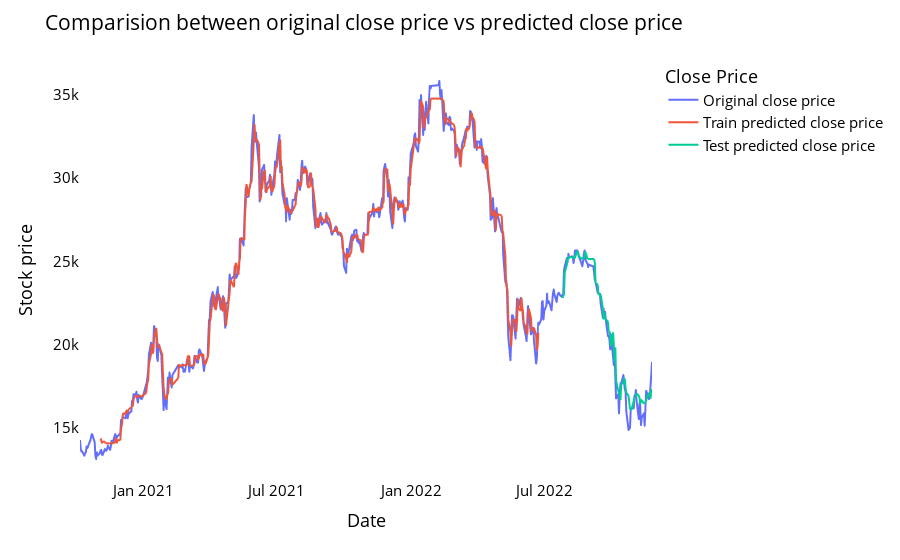

Here is the notebook cell this chart was saved with:
### Code cell
# shift train predictions for plotting

look_back=time_step
trainPredictPlot = np.empty_like(closedf)
trainPredictPlot[:, :] = np.nan
trainPredictPlot[look_back:len(OP_train_predict)+look_back, :] = OP_train_predict
print("Train predicted data: ", trainPredictPlot.shape)

# shift test predictions for plotting
testPredictPlot = np.empty_like(closedf)
testPredictPlot[:, :] = np.nan
testPredictPlot[len(OP_train_predict)+(look_back*2)+1:len(closedf)-1, :] = OP_test_predict
print("Test predicted data: ", testPredictPlot.shape)

names = cycle(['Original close price','Train predicted close price','Test predicted close price'])


plotdf = pd.DataFrame({'date': close_stock['date'],
                       'original_close': close_stock['close'],
                      'train_predicted_close': trainPredictPlot.reshape(1,-1)[0].tolist(),
                      'test_predicted_close': testPredictPlot.reshape(1,-1)[0].tolist()})

fig = px.line(plotdf,x=plotdf['date'], y=[plotdf['original_close'],plotdf['train_predicted_close'],
                                          plotdf['test_predicted_close']],
              labels={'value':'Stock price','date': 'Date'})
fig.update_layout(title_text='Comparision between original close price vs predicted close price',
                  plot_bgcolor='white', font_size=15, font_color='black', legend_title_text='Close Price')
fig.for_each_trace(lambda t:  t.update(name = next(names)))

fig.update_xaxes(showgrid=False)
fig.update_yaxes(showgrid=False)
fig.show()

### Figure 1 — Plotly figure (JSON) as saved in the notebook; plotly's stock layout.template omitted (floating-point values rounded to 4 significant figures; data arrays with more than 128 entries replaced by an {"elided": "..."} marker saying what was removed)
{"data": [{"hovertemplate": "variable=original_close<br>Date=%{x}<br>Stock price=%{y}<extra></extra>", "legendgroup": "original_close", "line": {"color": "#636efa", "dash": "solid"}, "marker": {"symbol": "circle"}, "mode": "lines", "name": "Original close price", "showlegend": true, "type": "scattergl", "x": {"elided": "537 str values"}, "xaxis": "x", "y": {"elided": "537 int values"}, "yaxis": "y"}, {"hovertemplate": "variable=train_predicted_close<br>Date=%{x}<br>Stock price=%{y}<extra></extra>", "legendgroup": "train_predicted_close", "line": {"color": "#EF553B", "dash": "solid"}, "marker": {"symbol": "circle"}, "mode": "lines", "name": "Train predicted close price", "showlegend": true, "type": "scattergl", "x": {"elided": "537 str values"}, "xaxis": "x", "y": {"elided": "537 float values"}, "yaxis": "y"}, {"hovertemplate": "variable=test_predicted_close<br>Date=%{x}<br>Stock price=%{y}<extra></extra>", "legendgroup": "test_predicted_close", "line": {"color": "#00cc96", "dash": "solid"}, "marker": {"symbol": "circle"}, "mode": "lines", "name": "Test predicted close price", "showlegend": true, "type": "scattergl", "x": {"elided": "537 str values"}, "xaxis": "x", "y": {"elided": "537 float values"}, "yaxis": "y"}], "layout": {"font": {"color": "black", "size": 15}, "legend": {"title": {"text": "Close Price"}, "tracegroupgap": 0}, "margin": {"t": 60}, "plot_bgcolor": "white", "title": {"text": "Comparision between original close price vs predicted close price"}, "xaxis": {"anchor": "y", "domain": [0, 1], "showgrid": false, "title": {"text": "Date"}}, "yaxis": {"anchor": "x", "domain": [0, 1], "showgrid": false, "title": {"text": "Stock price"}}}}
